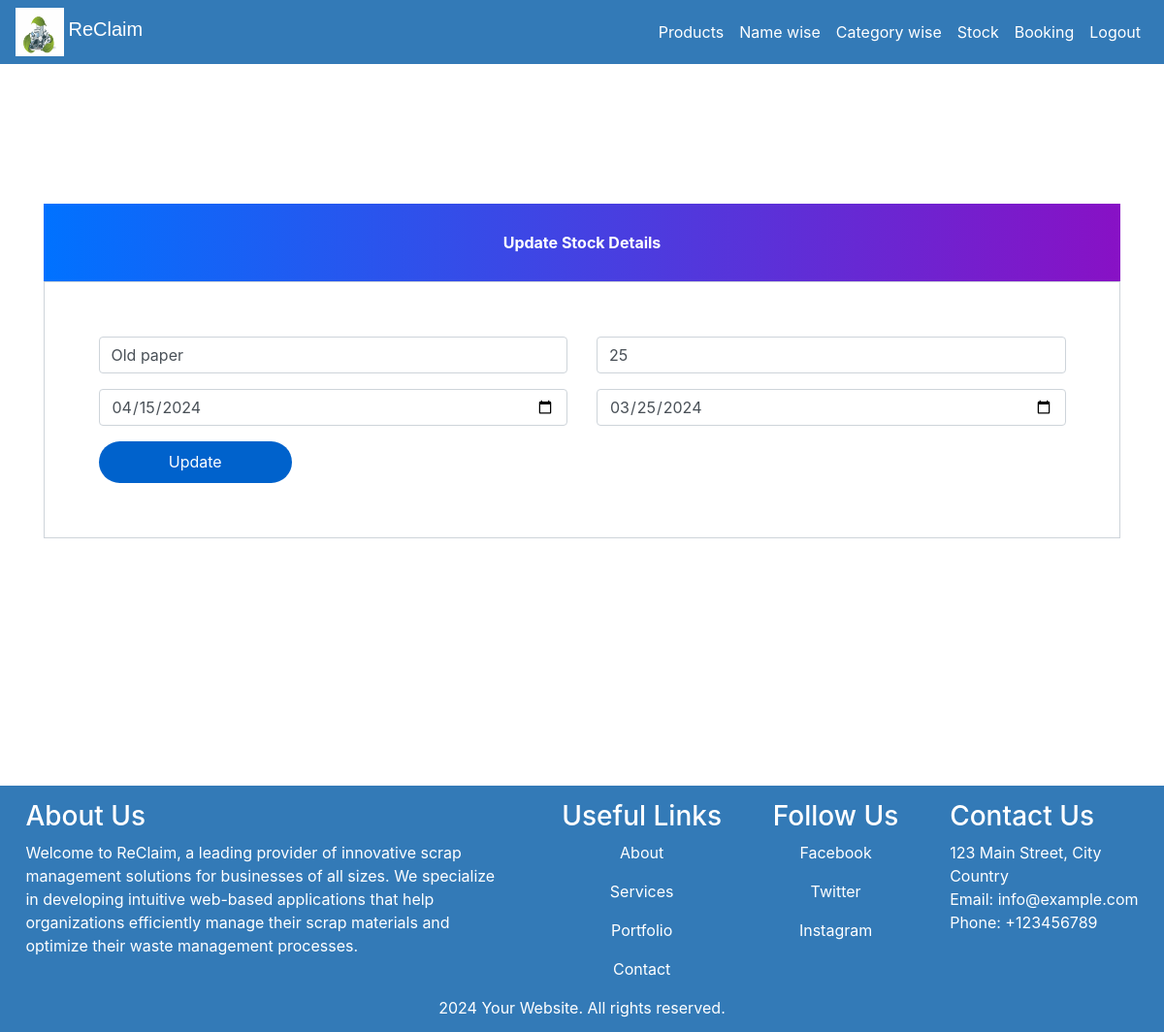
The page /supdate-stock/2 (signed in) on the database its author committed.
### ecom/models.py (models this page shows, shortened)
class Stock(models.Model):
	name=models.CharField(max_length=40)
	created_date= models.DateField(null=True)
	quantity = models.PositiveIntegerField()
	date_modified=models.DateField(null=True)

### ecom/views.py (the view)
# urls.py: path('supdate-stock/<int:pk>', views.supdate_stock_view,name='supdate-stock'),
@login_required(login_url='sellerlogin')
def supdate_stock_view(request,pk):
    stock=models.Stock.objects.get(id=pk)
    stockForm=forms.StockForm(instance=stock)
    if request.method=='POST':
        stockForm=forms.StockForm(request.POST,request.FILES,instance=stock)
        if stockForm.is_valid():
            stockForm.save()
            messages.success(request, 'stock updated successfully.')
            return redirect('seller-stocks')
    return render(request,'ecom/seller_update_stock.html',{'stockForm':stockForm})

### ecom/forms.py
class StockForm(forms.ModelForm):
    class Meta:
        model=models.Stock
        fields=['name','quantity','created_date','date_modified']

### templates/ecom/seller_update_stock.html (shortened to what this page needs)
{% extends 'ecom/seller_base.html' %}
{% load widget_tweaks %}
{% block content %}
<head>
  <link href="//maxcdn.bootstrapcdn.com/bootstrap/4.1.1/css/bootstrap.min.css" rel="stylesheet" id="bootstrap-css">
</head>
<br><br><br><br><br><br>
<form method="post" enctype="multipart/form-data">
  <div style="min-height: 75vh;" class="container register-form">
    <div class="form">
      <div class="note">
        <p>Update Stock Details</p>
      </div>
      <div class="form-content">
       <div class="row">
          <div class="col-md-6">
            <div class="form-group">
              {% render_field stockForm.name class="form-control" placeholder="Stock Name" %}
            </div>
		<div class="form-group">
              {% render_field stockForm.date_modified type="date" class="form-control" placeholder="mm/dd/yyyy" %}
            </div>
          </div>
          <div class="col-md-6">
            <div class="form-group">
              {% render_field stockForm.quantity class="form-control" placeholder="Quantity" %}
            </div>
            <div class="form-group">
              {% render_field stockForm.created_date type="date" class="form-control" placeholder="mm/dd/yyyy" %}
            </div>
          </div>
        </div>
        <button type="submit" class="btnSubmit">Update</button>
      </div>
    </div>
  </div>
<div style="margin-bottom: -72px">{% include "ecom/footer.html" %}</div>
</form>
{% endblock content %}

### templates/ecom/seller_base.html (style rules this page uses)
p { text-align: center; }

### templates/ecom/seller_update_stock.html (style rules this page uses)
.note { text-align: center; height: 80px; background: -webkit-linear-gradient(left, #0072ff, #8811c5); color: #fff; font-weight: bold; line-height: 80px; }
.form-content { padding: 5%; border: 1px solid #ced4da; margin-bottom: 2%; }
.form-control { border-radius: 1.5rem; }
.btnSubmit { border: none; border-radius: 1.5rem; padding: 1%; width: 20%; cursor: pointer; background: #0062cc; color: #fff; }

### templates/ecom/footer.html (style rules this page uses)
p { text-align: center; }

### rows shown on the page
Stock: name "Old paper", date_modified "04/15/2024", quantity "25", created_date "03/25/2024"
